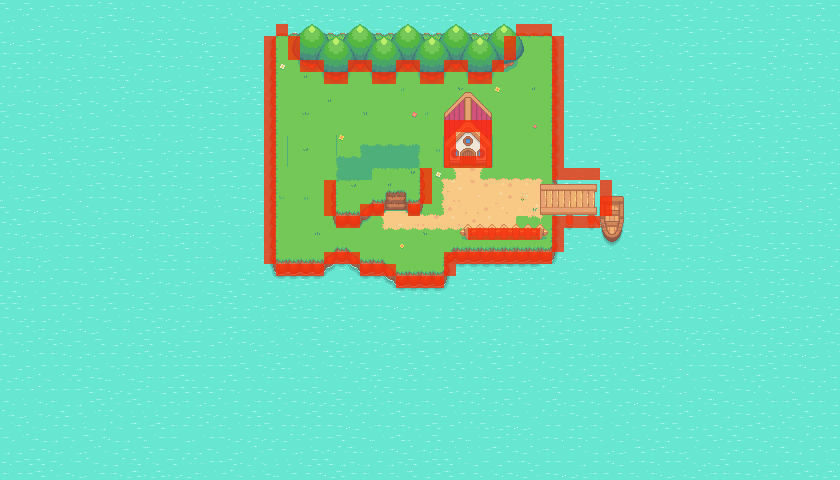

This game map was drawn from its Tiled (.tmx) file and the tilesets committed beside it. A one-line description and the trimmed map source follow:
An orthogonal 70x40 tile map with 12x12 px tiles, 13 tile layers (Water, Island, Paths, Plateau, ...), 2 tilesets.

<map version="1.9" tiledversion="1.9.2" orientation="orthogonal" renderorder="right-down" width="70" height="40" tilewidth="12" tileheight="12" infinite="0" nextlayerid="19" nextobjectid="1">
 <editorsettings>
  <export target="RPGAssets/Tiled/TestMap.json" format="json" />
 </editorsettings>
 <tileset firstgid="1" source="RPGAssets/Tiled/TileSet.tsx" />
 <tileset firstgid="1025" source="RPGAssets/Tiled/CollisionsTile.tsx" />
 <layer id="1" name="Water" width="70" height="40">
  <data>[2800 cells, 2800 non-empty, 9 distinct tile ids]</data>
 </layer>
 <layer id="2" name="Island" width="70" height="40">
  <data>[2800 cells, 563 non-empty, 69 distinct tile ids]</data>
 </layer>
 <layer id="10" name="Paths" width="70" height="40">
  <data>[2800 cells, 72 non-empty, 21 distinct tile ids]</data>
 </layer>
 <layer id="3" name="Plateau" width="70" height="40">
  <data>[2800 cells, 51 non-empty, 49 distinct tile ids]</data>
 </layer>
 <group id="17" name="Objects">
  <layer id="5" name="GrassAndFlowers" width="70" height="40">
   <data>[2800 cells, 32 non-empty, 24 distinct tile ids]</data>
  </layer>
  <layer id="13" name="Fence" width="70" height="40">
   <data>[2800 cells, 16 non-empty, 8 distinct tile ids]</data>
  </layer>
  <layer id="8" name="Trees1" width="70" height="40">
   <data>[2800 cells, 80 non-empty, 16 distinct tile ids]</data>
  </layer>
  <layer id="9" name="Trees2" width="70" height="40">
   <data>[2800 cells, 64 non-empty, 16 distinct tile ids]</data>
  </layer>
  <layer id="12" name="House" width="70" height="40">
   <data>[2800 cells, 56 non-empty, 41 distinct tile ids]</data>
  </layer>
  <layer id="14" name="Dock" width="70" height="40">
   <data>[2800 cells, 42 non-empty, 42 distinct tile ids]</data>
  </layer>
 </group>
 <layer id="15" name="Collisions" width="70" height="40" opacity="0.75">
  <data>[2800 cells, 128 non-empty, 1 distinct tile ids]</data>
 </layer>
 <layer id="11" name="BattleZones" width="70" height="40">
  <data>[2800 cells, 15 non-empty, 7 distinct tile ids]</data>
 </layer>
 <layer id="16" name="ForegroundObjects" width="70" height="40">
  <data>[2800 cells, 22 non-empty, 16 distinct tile ids]</data>
 </layer>
</map>
